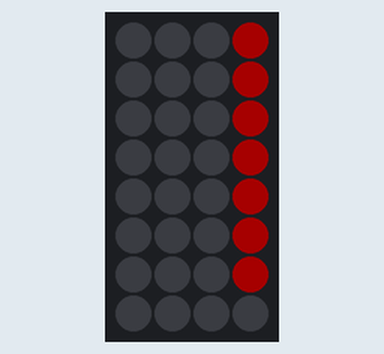
A sketch run on a simulated ESP8266 (NodeMCU). Parts: 4×8 RGB LED matrix (first LED top left, wired row by row). Dim RGB values are drawn brighter than linear; WiFi joins after 1.5 s; servers stay silent unless stated; what the sketch prints to the serial monitor is not drawn.

Above: at 1.8 s.
At 2.41 s:
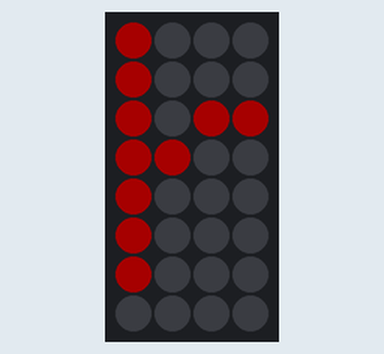
At 3.01 s:
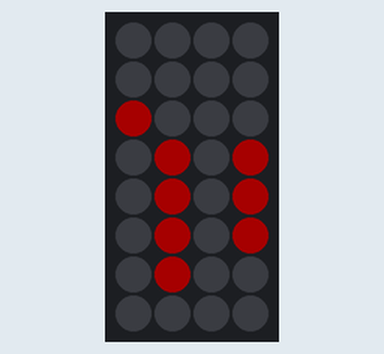
At 4.42 s:
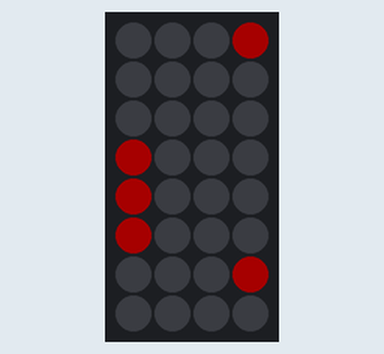
At 7.0 s:
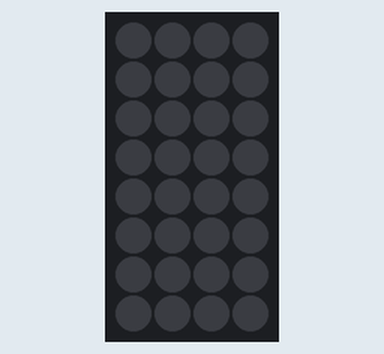
At 11.46 s:
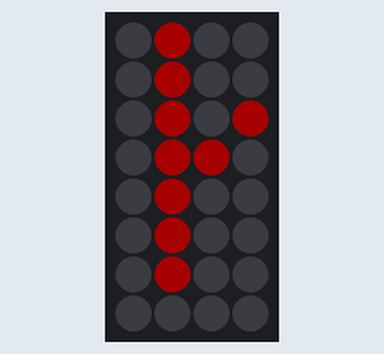

Measured:
- by itself, everything shown: repeats every 9.3 s, in 27 steps
- what the display in image 4 shows lasts 4.1 s, from 6.9 s to 11.0 s

The sketch:

neoMatrixText.ino
```cpp
// Adafruit_NeoMatrix example for single NeoPixel Shield.
// Scrolls 'Howdy' across the matrix in a portrait (vertical) orientation.
#include <Arduino.h>
#include <ESP8266WiFi.h>
#include <WiFiClient.h>
#include <ESP8266WebServer.h>
#include <ESP8266mDNS.h>
#include <ESP8266HTTPClient.h>

#include <Adafruit_GFX.h>
#include <Adafruit_NeoMatrix.h>
#include <Adafruit_NeoPixel.h>

#define USE_SERIAL Serial


#ifndef PSTR
 #define PSTR // Make Arduino Due happy
#endif

#define PIN 2

// MATRIX DECLARATION:
// Parameter 1 = width of NeoPixel matrix
// Parameter 2 = height of matrix
// Parameter 3 = pin number (most are valid)
// Parameter 4 = matrix layout flags, add together as needed:
//   NEO_MATRIX_TOP, NEO_MATRIX_BOTTOM, NEO_MATRIX_LEFT, NEO_MATRIX_RIGHT:
//     Position of the FIRST LED in the matrix; pick two, e.g.
//     NEO_MATRIX_TOP + NEO_MATRIX_LEFT for the top-left corner.
//   NEO_MATRIX_ROWS, NEO_MATRIX_COLUMNS: LEDs are arranged in horizontal
//     rows or in vertical columns, respectively; pick one or the other.
//   NEO_MATRIX_PROGRESSIVE, NEO_MATRIX_ZIGZAG: all rows/columns proceed
//     in the same order, or alternate lines reverse direction; pick one.
//   See example below for these values in action.
// Parameter 5 = pixel type flags, add together as needed:
//   NEO_KHZ800  800 KHz bitstream (most NeoPixel products w/WS2812 LEDs)
//   NEO_KHZ400  400 KHz (classic 'v1' (not v2) FLORA pixels, WS2811 drivers)
//   NEO_GRB     Pixels are wired for GRB bitstream (most NeoPixel products)
//   NEO_RGB     Pixels are wired for RGB bitstream (v1 FLORA pixels, not v2)


// Example for NeoPixel Shield.  In this application we'd like to use it
// as a 5x8 tall matrix, with the USB port positioned at the top of the
// Arduino.  When held that way, the first pixel is at the top right, and
// lines are arranged in columns, progressive order.  The shield uses
// 800 KHz (v2) pixels that expect GRB color data.
Adafruit_NeoMatrix matrix = Adafruit_NeoMatrix(4, 8, PIN,
  NEO_MATRIX_TOP     + NEO_MATRIX_RIGHT +
  NEO_MATRIX_COLUMNS + NEO_MATRIX_PROGRESSIVE,
  NEO_GRB            + NEO_KHZ800);

const uint16_t colors[] = {
  matrix.Color(255, 0, 0), matrix.Color(0, 255, 0), matrix.Color(0, 0, 255) };


const char* ssid = "Be_Maker";
const char* password = "pulpoparacomer";

String payload="hola";
long l= 10*payload.length();

HTTPClient http;

void setup() {

    USE_SERIAL.begin(115200);
    USE_SERIAL.println("INICIO");
    WiFi.begin(ssid, password);


    // Wait for connection
    while (WiFi.status() != WL_CONNECTED) {
      delay(500);
      USE_SERIAL.print(".");
    }
    USE_SERIAL.println("");
    USE_SERIAL.print("Connected to ");
    USE_SERIAL.println(ssid);
    USE_SERIAL.print("IP address: ");
    USE_SERIAL.println(WiFi.localIP());
  if ( MDNS.begin ( "esp8266" ) ) {
    Serial.println ( "MDNS responder started" );
  }


  matrix.begin();
  matrix.setTextWrap(false);
  matrix.setBrightness(40);
  matrix.setTextColor(colors[0]);
}

int x    = matrix.width();
int pass = 0;

void loop() {
  matrix.fillScreen(0);
  matrix.setCursor(x, 0);
  matrix.print(payload);
  x--;
  if(x < -l) { //palabra acabada
    x = matrix.width();

   http.begin("http://justmine.me/arduino/getLedInfo.php"); //HTTP
   int httpCode = http.GET();
    if(httpCode == HTTP_CODE_OK) {
       payload = http.getString();
       USE_SERIAL.println(payload);
       l= 7*payload.length();
       USE_SERIAL.println(l);
    }else{
       USE_SERIAL.printf("Error %d\n",httpCode);
    }


  }
  matrix.show();
  delay(200);
}
```
